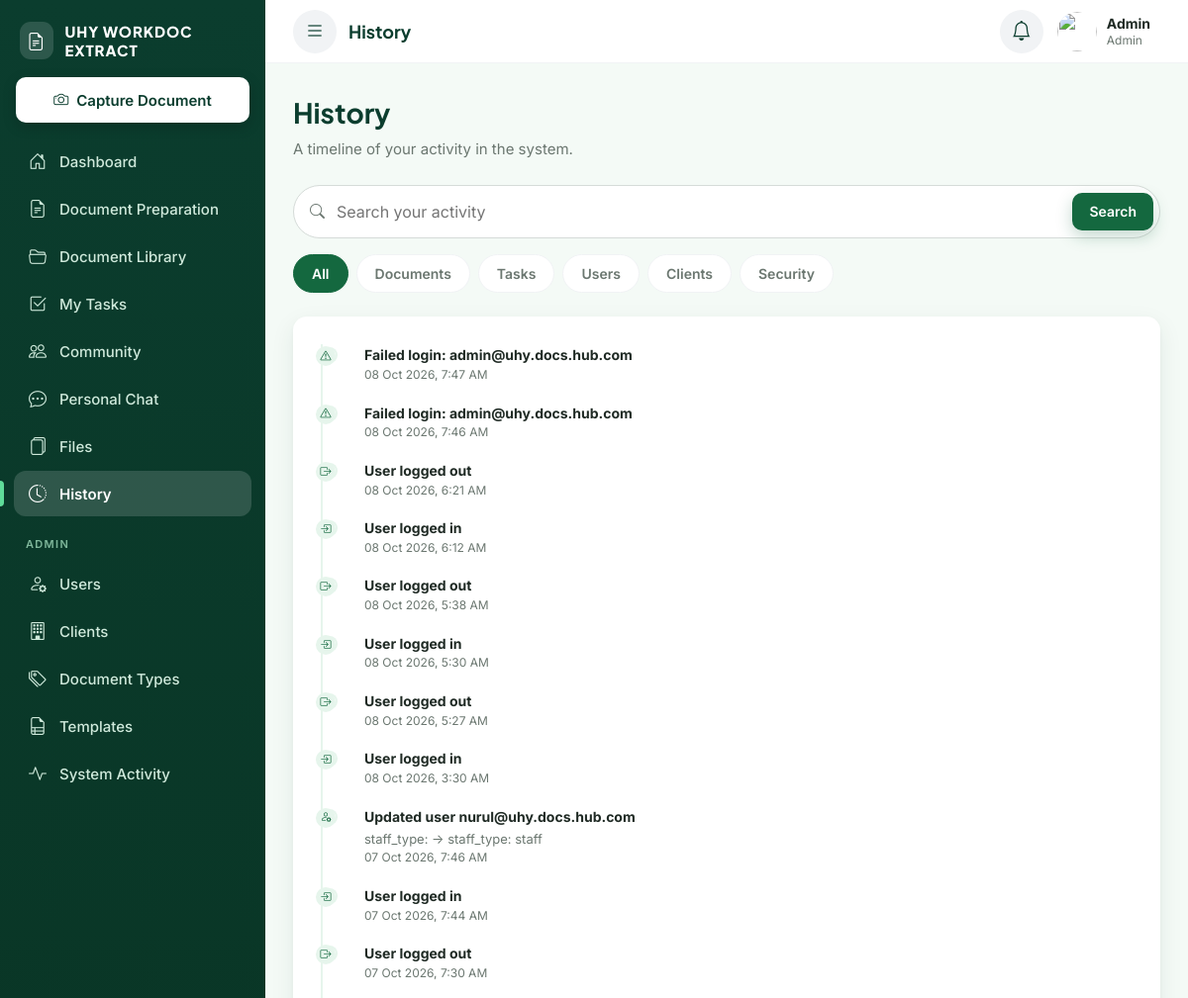
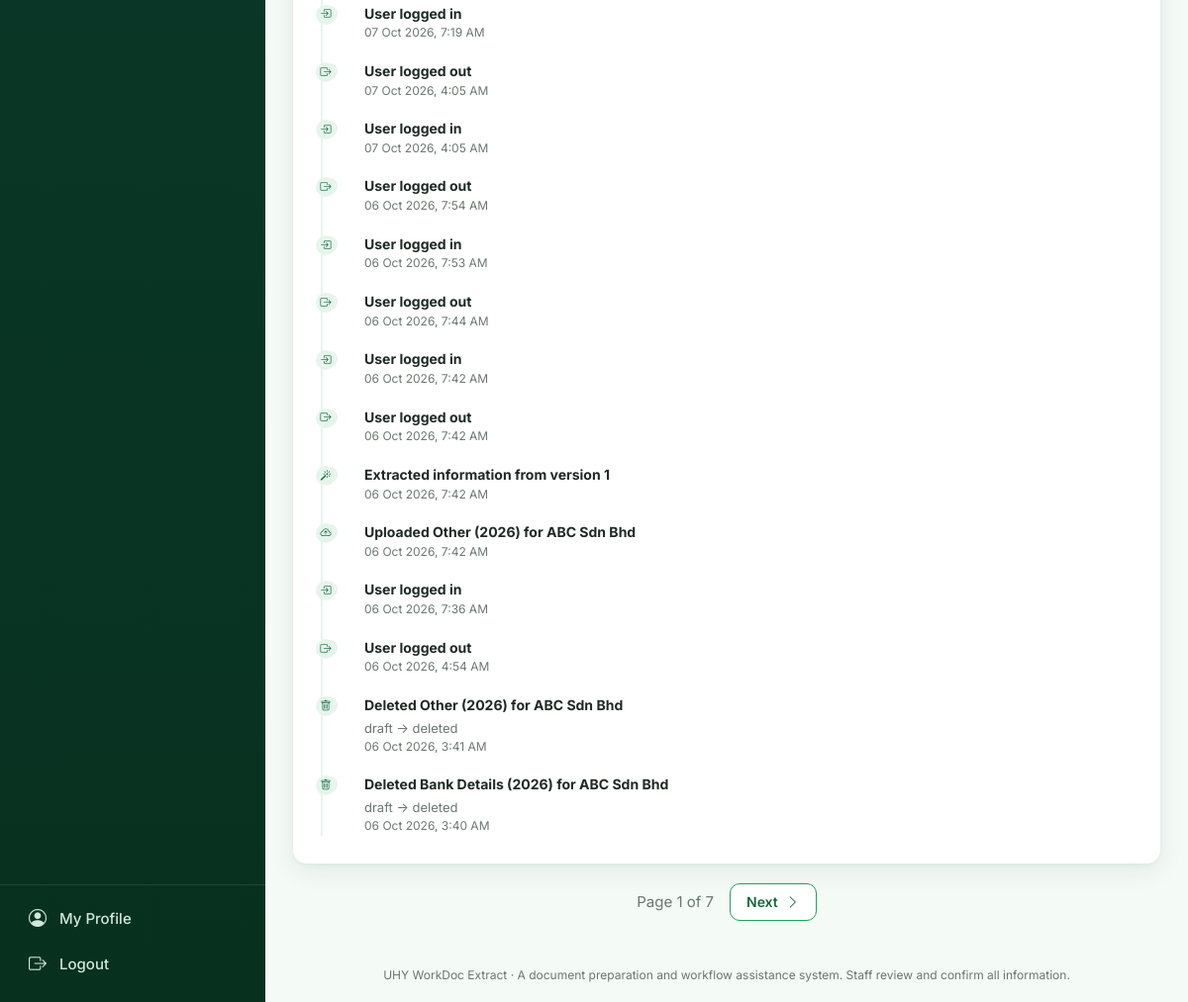
Screenshot of /history/index.php (signed in) with the database file from the repository (2 pictures, top to bottom).
### tables this page shows
CREATE TABLE `users` (
  `user_id` int(10) UNSIGNED NOT NULL,
  `name` varchar(120) NOT NULL,
  `username` varchar(50) NOT NULL,
  `email` varchar(150) NOT NULL,
  `password` varchar(255) NOT NULL,
  `role` enum('admin','staff') NOT NULL DEFAULT 'staff',
  `staff_type` enum('staff','contract','intern') DEFAULT NULL,
  `department` varchar(50) DEFAULT NULL,
  `avatar_path` varchar(255) DEFAULT NULL,
  `status` enum('active','inactive') NOT NULL DEFAULT 'active',
  `must_change_password` tinyint(1) NOT NULL DEFAULT 1,
  `last_login_at` datetime DEFAULT NULL,
  `created_at` timestamp NOT NULL DEFAULT current_timestamp(),
  `updated_at` timestamp NOT NULL DEFAULT current_timestamp() ON UPDATE current_timestamp()
);

CREATE TABLE `audit_logs` (
  `log_id` bigint(20) UNSIGNED NOT NULL,
  `user_id` int(10) UNSIGNED DEFAULT NULL,
  `action` varchar(60) NOT NULL,
  `entity_type` varchar(50) DEFAULT NULL,
  `entity_id` bigint(20) UNSIGNED DEFAULT NULL,
  `description` varchar(255) DEFAULT NULL,
  `old_value` text DEFAULT NULL,
  `new_value` text DEFAULT NULL,
  `ip_address` varchar(45) DEFAULT NULL,
  `created_at` timestamp NOT NULL DEFAULT current_timestamp()
);

### includes/functions.php (called while the page is built, shortened)
<?php
function e(?string $value): string
{
    return htmlspecialchars((string)$value, ENT_QUOTES, 'UTF-8');
}
function url(string $path = ''): string
{
    return BASE_URL . '/' . ltrim($path, '/');
}

### config/database.php (called while the page is built, shortened)
<?php
function db(): PDO
{
    static $pdo = null;
    if ($pdo === null) {
        try {
            $pdo = new PDO(
                'mysql:host=' . DB_HOST . ';dbname=' . DB_NAME . ';charset=utf8mb4',
                DB_USER,
                DB_PASS,
                [
                    PDO::ATTR_ERRMODE            => PDO::ERRMODE_EXCEPTION,
                    PDO::ATTR_DEFAULT_FETCH_MODE => PDO::FETCH_ASSOC,
                    PDO::ATTR_EMULATE_PREPARES   => false,
                    PDO::MYSQL_ATTR_INIT_COMMAND => "SET time_zone = '+08:00'",
                ]
            );
        } catch (PDOException $e) {
            error_log('DB connection failed: ' . $e->getMessage());
            http_response_code(500);
            exit(APP_DEBUG
                ? 'Database connection failed: ' . htmlspecialchars($e->getMessage())
                : 'The system is temporarily unavailable.');
        }
    }
    return $pdo;
}

### includes/auth.php (called while the page is built, shortened)
<?php
function current_user(): ?array
{
    static $user = null;
    static $loaded = false;
    if ($loaded) {
        return $user;
    }
    $stmt = db()->prepare(
        'SELECT user_id, name, username, email, role, staff_type, department, status, must_change_password, avatar_path
         FROM users WHERE user_id = ? LIMIT 1'
    );
    $stmt->execute([$_SESSION['user_id']]);
    $row = $stmt->fetch();
    $user = $row;
    return $user;
}
function require_login(bool $allowPasswordChange = false): array
{
    $user = current_user();
    return $user;
}

### includes/permissions.php (called while the page is built, shortened)
<?php
function permission_map(): array
{
    $staffCommon = [
        'dashboard.view',
        'document.capture',
        'document.prepare',
        'document.library',
        'document.submit',
        'task.view',
        'community.use',
        'chat.use',
        'history.view',
    ];
    $seniorExtras = [
        'document.export',
        'document.approve',
        'task.create',
        'task.assign',
        'files.view',
    ];
    return [
        'admin' => ['*'],
        'staff'    => array_merge($staffCommon, $seniorExtras),
        'contract' => array_merge($staffCommon, $seniorExtras),
        'intern' => $staffCommon,
    ];
}
function permission_profile(array $user): string
{
    if ($user['role'] === 'admin') {
        return 'admin';
    }
    return in_array($user['staff_type'], ['staff', 'contract', 'intern'], true) ? $user['staff_type'] : 'staff';
}
function can(string $permission, ?array $user = null): bool
{
    $user ??= current_user();
    $allowed = permission_map()[permission_profile($user)] ?? [];
    return in_array('*', $allowed, true) || in_array($permission, $allowed, true);
}
function require_permission(string $permission): array
{
    $user = require_login();
    return $user;
}

### services/ActivityService.php (called while the page is built, shortened)
<?php
class ActivityService
{
    public static function categories(): array
    {
        return [
            'all'      => ['label' => 'All',       'actions' => null],
            'documents'=> ['label' => 'Documents',  'actions' => ['document_uploaded', 'document_version_saved', 'document_submitted', 'document_approved', 'document_returned', 'document_deleted', 'document_restored', 'ocr_run', 'comparison_run']],
            'tasks'    => ['label' => 'Tasks',      'actions' => ['task_status_changed']],
            'users'    => ['label' => 'Users',      'actions' => ['user_created', 'user_updated', 'user_activated', 'user_deactivated', 'password_reset', 'password_changed']],
            'clients'  => ['label' => 'Clients',    'actions' => ['client_created', 'client_updated', 'client_activated', 'client_deactivated']],
            'security' => ['label' => 'Security',   'actions' => ['login', 'logout', 'login_failed', 'login_blocked', 'login_locked']],
        ];
    }
    public static function actionMeta(string $action): array
    {
        $map = [
            'login' => ['Signed in', 'bi-box-arrow-in-right'],
            'logout' => ['Signed out', 'bi-box-arrow-right'],
            'login_failed' => ['Failed sign-in attempt', 'bi-exclamation-triangle'],
            'login_blocked' => ['Sign-in blocked (inactive account)', 'bi-slash-circle'],
            'login_locked' => ['Sign-in locked (too many attempts)', 'bi-lock'],
            'password_changed' => ['Changed password', 'bi-key'],
            'password_reset' => ['Password reset', 'bi-key'],
            'user_created' => ['Created a user', 'bi-person-plus'],
            'user_updated' => ['Updated a user', 'bi-person-gear'],
            'user_activated' => ['Activated a user', 'bi-person-check'],
            'user_deactivated' => ['Deactivated a user', 'bi-person-x'],
            'client_created' => ['Added a client', 'bi-building-add'],
            'client_updated' => ['Updated a client', 'bi-building'],
            'client_activated' => ['Activated a client', 'bi-building-check'],
            'client_deactivated' => ['Deactivated a client', 'bi-building-slash'],
            'document_type_created' => ['Created a document type', 'bi-tag'],
            'document_type_updated' => ['Updated a document type', 'bi-tag'],
            'document_uploaded' => ['Uploaded a document', 'bi-cloud-arrow-up'],
            'ocr_run' => ['Extracted document information', 'bi-magic'],
            'comparison_run' => ['Compared document information', 'bi-arrow-left-right'],
            'document_version_saved' => ['Saved a document version', 'bi-save'],
            'document_submitted' => ['Submitted a document for review', 'bi-send-check'],
            'document_approved' => ['Approved a document', 'bi-check2-circle'],
            'document_returned' => ['Returned a document for changes', 'bi-arrow-return-left'],
            'document_deleted' => ['Deleted a document', 'bi-trash'],
            'document_restored' => ['Restored a document', 'bi-arrow-counterclockwise'],
            'file_downloaded' => ['Downloaded a file', 'bi-download'],
            'task_status_changed' => ['Updated a task', 'bi-check2-square'],
        ];
        return $map[$action] ?? [ucfirst(str_replace('_', ' ', $action)), 'bi-activity'];
    }
    private static function where(?int $userId, string $category, string $q, string $from, string $to): array
    {
        $sql = ' WHERE 1=1';
        $p = [];
        if ($userId !== null) {
            $sql .= ' AND a.user_id = ?';
            $p[] = $userId;
        }
        $cat = self::categories()[$category] ?? null;
        return [$sql, $p];
    }
    public static function search(?int $userId, string $category, string $q, string $from, string $to, int $limit, int $offset): array
    {
        [$where, $p] = self::where($userId, $category, $q, $from, $to);
        $stmt = db()->prepare(
            'SELECT a.*, u.name AS user_name FROM audit_logs a LEFT JOIN users u ON u.user_id = a.user_id'
            . $where . ' ORDER BY a.log_id DESC LIMIT ' . (int)$limit . ' OFFSET ' . (int)$offset
        );
        $stmt->execute($p);
        return $stmt->fetchAll();
    }
    public static function count(?int $userId, string $category, string $q, string $from, string $to): int
    {
        [$where, $p] = self::where($userId, $category, $q, $from, $to);
        $stmt = db()->prepare('SELECT COUNT(*) FROM audit_logs a LEFT JOIN users u ON u.user_id = a.user_id' . $where);
        $stmt->execute($p);
        return (int)$stmt->fetchColumn();
    }
}

### history/index.php (the view, shortened to what this page needs)
<?php
require_once __DIR__ . '/../includes/bootstrap.php';
require_once __DIR__ . '/../services/ActivityService.php';
$user   = require_permission('history.view');
$userId = (int)$user['user_id'];
$category = array_key_exists($_GET['category'] ?? '', ActivityService::categories()) ? $_GET['category'] : 'all';
$q        = trim($_GET['q'] ?? '');
$perPage = 25;
$total   = ActivityService::count($userId, $category, $q, '', '');
$pages   = max(1, (int)ceil($total / $perPage));
$page    = min(max(1, (int)($_GET['page'] ?? 1)), $pages);
$items   = ActivityService::search($userId, $category, $q, '', '', $perPage, ($page - 1) * $perPage);
$link = function (array $extra) use ($category, $q): string {
    $params = array_filter(array_merge(['category' => $category, 'q' => $q], $extra), fn($v) => $v !== '' && $v !== null);
    return url('history/index.php' . ($params ? '?' . http_build_query($params) : ''));
};
$pageTitle = 'History';
require __DIR__ . '/../includes/header.php';
?>
<div class="df-page-header">
    <div>
        <h1>History</h1>
        <p class="df-page-sub">A timeline of your activity in the system.</p>
    </div>
</div>
<form method="get" class="df-search" role="search">
    <i class="bi bi-search"></i>
    <input type="search" name="q" value="<?= e($q) ?>" placeholder="Search your activity" aria-label="Search history">
    <button type="submit" class="df-btn df-btn-primary df-btn-sm">Search</button>
</form>
<div class="df-tabs">
    <?php foreach (ActivityService::categories() as $key => $cat): ?>
        <a class="df-tab<?= $category === $key ? ' is-active' : '' ?>" href="<?= e($link(['category' => $key, 'page' => ''])) ?>"><?= e($cat['label']) ?></a>
    <?php endforeach; ?>
</div>
<?php if ($items): ?>
    <div class="df-card">
        <ul class="df-timeline df-timeline-wide">
            <?php foreach ($items as $a): [$label, $icon] = ActivityService::actionMeta($a['action']); ?>
                <li>
                    <span class="df-timeline-icon"><i class="bi <?= e($icon) ?>"></i></span>
                    <span class="df-timeline-text">
                        <strong><?= e($a['description'] ?: $label) ?></strong>
                        <?php if ($a['old_value'] || $a['new_value']): ?>
                            <span class="df-timeline-detail"><?= e($a['old_value']) ?><?= $a['old_value'] && $a['new_value'] ? ' → ' : '' ?><?= e($a['new_value']) ?></span>
                        <?php endif; ?>
                    </span>
                    <span class="df-timeline-time"><?= e(format_datetime($a['created_at'])) ?></span>
                </li>
            <?php endforeach; ?>
        </ul>
    </div>
    <?php if ($pages > 1): ?>
        <div class="df-pager">
            <span class="df-muted">Page <?= $page ?> of <?= $pages ?></span>
            <?php if ($page < $pages): ?><a class="df-btn df-btn-outline df-btn-sm" href="<?= e($link(['page' => $page + 1])) ?>">Next <i class="bi bi-chevron-right"></i></a><?php endif; ?>
        </div>
    <?php endif; ?>
<?php endif; ?>
<?php require __DIR__ . '/../includes/footer.php'; ?>

### includes/header.php (shortened to what this page needs)
<?php
$user = current_user();
$pageTitle = $pageTitle ?? 'Dashboard';
?>
<!DOCTYPE html>
<html lang="en">
<head>
    <link rel="stylesheet" href="https://cdn.jsdelivr.net/npm/bootstrap-icons@1.11.3/font/bootstrap-icons.min.css">
    <link rel="stylesheet" href="<?= e(url('assets/css/style.css')) ?>">
</head>
<body class="df-app-body">
<div class="df-shell">
    <?php require __DIR__ . '/sidebar.php'; ?>
    <div class="df-main">
        <header class="df-topbar">
            <button type="button" class="df-icon-btn df-menu-btn" data-sidebar-open aria-label="Open menu">
                <i class="bi bi-list"></i>
            </button>
            <h2 class="df-topbar-title"><?= e($pageTitle) ?></h2>
            <div class="df-topbar-actions">
                <div class="df-dropdown" data-dropdown>
                    <button type="button" class="df-icon-btn" data-dropdown-toggle
                            aria-label="Notifications" aria-expanded="false">
                        <i class="bi bi-bell"></i>
                    </button>
                </div>
                <a class="df-topbar-user" href="<?= e(url('profile/index.php')) ?>">
                    <?= render_avatar($user) ?>
                    <span class="df-topbar-user-text">
                        <strong><?= e($user['name']) ?></strong>
                        <small><?= e(role_label($user)) ?></small>
                    </span>
                </a>
            </div>
        </header>
        <main class="df-content">

### rows the page displays
users: name "Admin", role "Admin", user_id "1"
audit_logs: description "Failed login: admin@uhy.docs.hub.com", created_at "08 Oct 2026, 7:47 AM"
audit_logs: description "Failed login: admin@uhy.docs.hub.com", created_at "08 Oct 2026, 7:46 AM"
audit_logs: description "User logged out", created_at "08 Oct 2026, 6:21 AM"
audit_logs: description "User logged in", created_at "08 Oct 2026, 6:12 AM"
audit_logs: description "User logged out", created_at "08 Oct 2026, 5:38 AM"
audit_logs: description "User logged in", created_at "08 Oct 2026, 5:30 AM"
audit_logs: description "User logged out", created_at "08 Oct 2026, 5:27 AM"
audit_logs: description "User logged in", created_at "08 Oct 2026, 3:30 AM"
audit_logs: description "Updated user nurul@uhy.docs.hub.com", old_value "staff_type:", new_value "staff_type: staff", created_at "07 Oct 2026, 7:46 AM"
audit_logs: description "User logged in", created_at "07 Oct 2026, 7:44 AM"
audit_logs: description "User logged out", created_at "07 Oct 2026, 7:30 AM"
audit_logs: description "User logged in", created_at "07 Oct 2026, 7:19 AM"
audit_logs: description "User logged out", created_at "07 Oct 2026, 4:05 AM"
audit_logs: description "User logged in", created_at "07 Oct 2026, 4:05 AM"
audit_logs: description "User logged out", created_at "06 Oct 2026, 7:54 AM"
audit_logs: description "User logged in", created_at "06 Oct 2026, 7:53 AM"
audit_logs: description "User logged out", created_at "06 Oct 2026, 7:44 AM"
audit_logs: description "User logged in", created_at "06 Oct 2026, 7:42 AM"
audit_logs: description "User logged out", created_at "06 Oct 2026, 7:42 AM"
audit_logs: description "Extracted information from version 1", created_at "06 Oct 2026, 7:42 AM"
audit_logs: description "Uploaded Other (2026) for ABC Sdn Bhd", created_at "06 Oct 2026, 7:42 AM"
audit_logs: description "User logged in", created_at "06 Oct 2026, 7:36 AM"
audit_logs: description "User logged out", created_at "06 Oct 2026, 4:54 AM"
audit_logs: description "Deleted Other (2026) for ABC Sdn Bhd", old_value "draft", new_value "deleted", created_at "06 Oct 2026, 3:41 AM"
audit_logs: description "Deleted Bank Details (2026) for ABC Sdn Bhd", old_value "draft", new_value "deleted", created_at "06 Oct 2026, 3:40 AM"

### other values shown
$item['label'] "Dashboard"
$item['label'] "Document Preparation"
$item['label'] "Document Library"
$item['label'] "My Tasks"
$item['label'] "Community"
$item['label'] "Personal Chat"
$item['label'] "Files"
$item['label'] "History"
$item['label'] "Users"
$item['label'] "Clients"
$item['label'] "Document Types"
$item['label'] "Templates"
$item['label'] "System Activity"
$pageTitle "History"
$cat['label'] "All"
